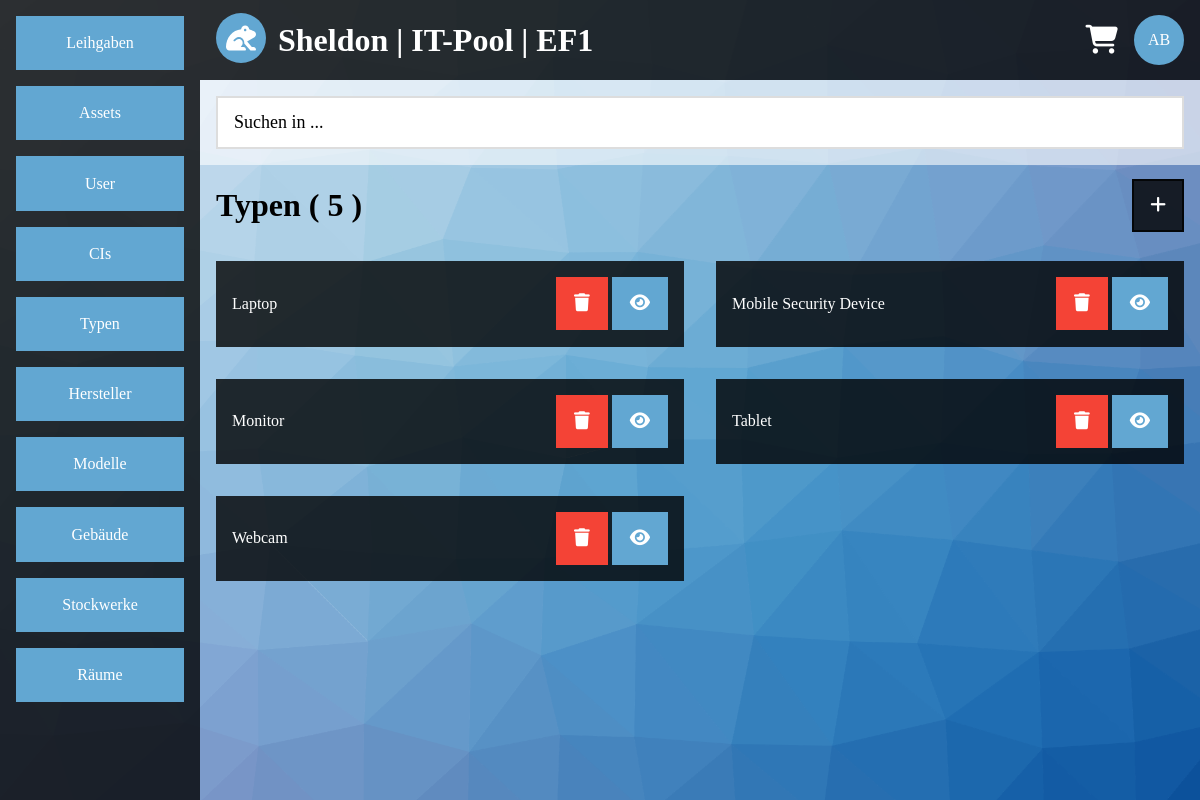
/list.php?category=type&site=0&amount=5 (signed in), run on the app's committed database.
### tables this page shows
CREATE TABLE IF NOT EXISTS `type` (
  `type_id` int(11) NOT NULL AUTO_INCREMENT,
  `type_name` varchar(200) NOT NULL,
  PRIMARY KEY (`type_id`),
  UNIQUE KEY `type_name` (`type_name`)
);

### list.php (the view, shortened to what this page needs)
<?php
require($_SERVER['DOCUMENT_ROOT'].'/include/config.inc.php');
$output = '';
$sql = mysqli_connect($app_sqlhost,$app_sqluser,$app_sqlpasswd,$app_sqldb);
if(!$sql)
{
	$output .= '<div class="container">';
	$output .= '<div class="content-center container white-alpha">';
	$output .= '<h1>Error</h1>';
	$output .= '<div class="panel black-alpha">';
	$output .= '<p>Es konnte keine Datenbankverbindung hergestellt werden.</p>';
	$output .= '</div>';
	$output .= '</div>';
	$output .= '</div>';
}
else
{
	$sql->query('SET NAMES UTF8');
	if(!empty($_GET))
	{
		if(empty($_GET['category']) || $_GET['site'] == "" || empty($_GET['amount']))
		{
			$output .= '<div class="container">';
			$output .= '<div class="content-center container white-alpha">';
			$output .= '<h1>Error</h1>';
			$output .= '<div class="panel black-alpha">';
			$output .= '<p>Es wurden nicht alle Daten gesendet.</p>';
			$output .= '</div>';
			$output .= '</div>';
			$output .= '</div>';
		}
		else
		{
			if(preg_match('/[^a-z]/',$_GET['category']) == 0)
			{
				$allowed_category = array('lend','asset','user','vendor','model','type','building','floor','room','ci');
				if(in_array($_GET['category'],$allowed_category))
				{
					if(preg_match('/[^0-9]/',$_GET['site']) == 0)
					{
						if(preg_match('/[^0-9]/',$_GET['amount']) == 0)
						{
							$allowed_amount = array(5,10,15);
							if(in_array($_GET['amount'],$allowed_amount))
							{
								$category_german = array('Leihgaben','Assets','User','Hersteller','Modelle','Typen','Geb&auml;ude','Stockwerke','R&auml;ume','CIs');
								$array_key = array_search($_GET['category'],$allowed_category);
								$archived_input = '';
								if($_GET['category'] == $allowed_category[0])
								{
									if($_GET['archived'] == "")
									{
										header('location:http://'.$_SERVER['HTTP_HOST'].'/list.php?category=lend&site=0&amount=5&archived=0');
										exit;
									}
									else
									{
										if(preg_match('/[^0-9]/',$_GET['archived']) == 0)
										{
											$allowed_archived = array(0,1);
											if(in_array($_GET['archived'],$allowed_archived))
											{
												$archived_input .= '<input type="hidden" name="archived" value="'.$_GET['archived'].'"/>';
												$query = sprintf("
												SELECT lend_id
												FROM lend
												WHERE lend_archived = '%s';",
												$sql->real_escape_string($_GET['archived']));
												$result = $sql->query($query);
												$amount_gs = mysqli_num_rows($result);
												if($amount_gs > 0)
												{
													if($_GET['site']*$_GET['amount'] >= $amount_gs)
													{
														$_GET['site'] = 0;
													}
													$i = 0;
													$output .= '<div class="container">';
													$output .= '<table class="block"><tr>';
													if($_GET['archived'] == $allowed_archived[0])
													{
														$output .= '<td class="col-l6"><h1>aktive '.$category_german[$array_key].' ( '.$amount_gs.' )</h1></td>';
														$output .= '<td class="col-l6 text-right"><a class="btn-default border border-black-alpha black-alpha hover-white-alpha hover-text-black-alpha" href="list.php?category='.$_GET['category'].'&site=0&amount=5&archived=1"><i class="fa-solid fa-file-zipper"></i></a></td>';
													}
													else if($_GET['archived'] == $allowed_archived[1])
													{
														$output .= '<td class="col-l6"><h1>archivierte '.$category_german[$array_key].' ( '.$amount_gs.' )</h1></td>';
														$output .= '<td class="col-l6 text-right"><a class="btn-default border border-black-alpha black-alpha hover-white-alpha hover-text-black-alpha" href="list.php?category='.$_GET['category'].'&site=0&amount=5&archived=0"><i class="fas fa-clock"></i></a></td>';
													}
													$output .= '</tr></table>';
													$output .= '</div>';
													$output .= '<ul class="flex block">';
													$query = sprintf("
													SELECT lend_id,user_name,user_vname,lend_user_id,lend_start
													FROM lend
													INNER JOIN user ON user_id = lend_user_id
													WHERE lend_archived = '%s'
													LIMIT %s,%s;",
													$sql->real_escape_string($_GET['archived']),
													$sql->real_escape_string($_GET['site']*$_GET['amount']),
													$sql->real_escape_string($_GET['amount']));
													$result = $sql->query($query);
													while($row = $result->fetch_array(MYSQLI_ASSOC))
													{
														$lend_start = date('d.m.Y',strtotime($row['lend_start']));
														if($i == 2)
														{
															$output .= '</ul>';
															$output .= '<ul class="flex block">';
															$i = 0;
														}
														$output .= '<li class="col-s12 col-m6 col-l6">';
														$output .= '<div class="text-center-medium text-center-small margin container display-container black-alpha">';
														$output .= '<p>'.$row['lend_user_id'].'</p>';
														$output .= '<p>'.$row['user_name'].', '.$row['user_vname'].'</p>';
														$output .= '<p>verliehen am '.$lend_start.'</p>';
														$output .= '<div class="container-large display-middle-right-large section-medium section-small">';
														$output .= '<a class="btn-default border border-light-blue light-blue hover-white hover-text-blue" href="view.php?category='.$_GET['category'].'&id='.$row['lend_id'].'"><i class="fas fa-eye"></i></a>';
														$output .= '</div>';
														$output .= '</div>';
														$output .= '</li>';
														$i++;
													}
													$output .= '</ul>';
												}
												else
												{
													$output .= '<div class="container">';
													$output .= '<div class="content-center container white-alpha">';
													$output .= '<h1>Info</h1>';
													$output .= '<div class="panel black-alpha">';
													$output .= '<p>Es wurden keine Eintr&auml;ge gefunden.</p>';
													$output .= '<p><a class="block btn-default border border-light-blue light-blue hover-white hover-text-blue" href="list.php?category='.$_GET['category'].'&site=0&amount=5&archived=0">aktive Leihgaben</a></p>';
													$output .= '<p><a class="block btn-default border border-light-blue light-blue hover-white hover-text-blue" href="list.php?category='.$_GET['category'].'&site=0&amount=5&archived=1">archivierte Leihgaben</a></p>';
													$output .= '</div>';
													$output .= '</div>';
													$output .= '</div>';
												}
											}
											else
											{
												header('location:http://'.$_SERVER['HTTP_HOST'].'/list.php?category=lend&site=0&amount=5&archived=0');
												exit;
											}
										}
										else
										{
											header('location:http://'.$_SERVER['HTTP_HOST'].'/list.php?category=lend&site=0&amount=5&archived=0');
											exit;
										}
									}
								}
								else
								{
									$query = sprintf("
									SELECT %s_id
									FROM %s;",
									$sql->real_escape_string($_GET['category']),
									$sql->real_escape_string($_GET['category']));
									$result = $sql->query($query);
									$amount_gs = mysqli_num_rows($result);
									if($amount_gs > 0)
									{
										$i = 0;
										$output .= '<div class="container">';
										$output .= '<table class="block"><tr>';
										$output .= '<td class="col-l6"><h1>'.$category_german[$array_key].' ( '.$amount_gs.' )</h1></td>';
										$output .= '<td class="col-l6"><div class="text-right"><a class="btn-default border border-black-alpha black-alpha hover-white-alpha hover-text-black-alpha" href="add.php?category='.$_GET['category'].'"><i class="fas fa-plus"></i></a></div></td>';
										$output .= '</tr></table>';
										$output .= '</div>';
										$output .= '<ul class="flex block">';
										if($_GET['category'] == $allowed_category[1])
										{
											$query = sprintf("
											SELECT asset_id,type_name,vendor_name,model_name,asset_serial,asset_locked
											FROM asset
											INNER JOIN type ON type_id = asset_type_id
											INNER JOIN vendor ON vendor_id = asset_vendor_id
											INNER JOIN model ON model_id = asset_model_id
											LIMIT %s,%s;",
											$sql->real_escape_string($_GET['site']*$_GET['amount']),
											$sql->real_escape_string($_GET['amount']));
											$result = $sql->query($query);
											while($row = $result->fetch_array(MYSQLI_ASSOC))
											{
												if($i == 2)
												{
													$output .= '</ul>';
													$output .= '<ul class="flex block">';
													$i = 0;
												}
												$output .= '<li class="col-s12 col-m6 col-l6">';
												$output .= '<div class="text-center-medium text-center-small margin container display-container black-alpha">';
												$output .= '<p>'.$row['type_name'].' / '.$row['vendor_name'].' / '.$row['model_name'].'</p>';
												$output .= '<p>'.$row['asset_serial'].'</p>';
												$output .= '<div class="container-large display-middle-right-large section-medium section-small">';
												$output .= '<a class="btn-default border border-red red hover-white hover-text-red" href="del.php?category='.$_GET['category'].'&id='.$row['asset_id'].'&returnto='.urlencode('http://'.$_SERVER['HTTP_HOST'].'/list.php?category='.$_GET['category'].'&site='.$_GET['site'].'&amount='.$_GET['amount']).'"><i class="fas fa-trash"></i></a> ';
												$output .= '<a class="btn-default border border-light-blue light-blue hover-white hover-text-blue" href="view.php?category='.$_GET['category'].'&id='.$row['asset_id'].'&tab=general"><i class="fas fa-eye"></i></a> ';
												if(!$row['asset_locked'])
												{
													$output .= '<a class="btn-default border border-light-blue light-blue hover-white hover-text-blue" href="cart.php?aktion=add&category='.$_GET['category'].'&id='.$row['asset_id'].'"><i class="fas fa-shopping-cart"></i> <i class="fas fa-plus"></i></a>';
												}
												$output .= '</div>';
												$output .= '</div>';
												$output .= '</li>';
												$i++;
											}
										}
										else
										{
											$query = sprintf("
											SELECT %s_id,%s_name
											FROM %s
											LIMIT %s,%s;",
											$sql->real_escape_string($_GET['category']),
											$sql->real_escape_string($_GET['category']),
											$sql->real_escape_string($_GET['category']),
											$sql->real_escape_string($_GET['site']*$_GET['amount']),
											$sql->real_escape_string($_GET['amount']));
											$result = $sql->query($query);
											while($row = $result->fetch_array(MYSQLI_NUM))
											{
												if($i == 2)
												{
													$output .= '</ul>';
													$output .= '<ul class="flex block">';
													$i = 0;
												}
												$output .= '<li class="col-s12 col-m6 col-l6">';
												$output .= '<div class="margin container black-alpha">';
												$output .= '<table class="block">';
												$output .= '<tr>';
												$output .= '<td>';
												$output .= '<p>'.$row[1].'</p>';
												$output .= '</td>';
												$output .= '<td>';
												$output .= '<p class="text-right">';
												$output .= '<a class="btn-default border border-red red hover-white hover-text-red" href="del.php?category='.$_GET['category'].'&id='.$row[0].'&returnto='.urlencode('http://'.$_SERVER['HTTP_HOST'].'/list.php?category='.$_GET['category'].'&site='.$_GET['site'].'&amount='.$_GET['amount']).'"><i class="fas fa-trash"></i></a> ';
												$output .= '<a class="btn-default border border-light-blue light-blue hover-white hover-text-blue" href="view.php?category='.$_GET['category'].'&id='.$row[0].'"><i class="fas fa-eye"></i></a>';
												$output .= '</p>';
												$output .= '</td>';
												$output .= '</tr>';
												$output .= '</table>';
												$output .= '</div>';
												$output .= '</li>';
												$i++;
											}
										}
										$output .= '</ul>';
									}
								}
							}
						}
					}
				}
			}
		}
	}
}
?>
<!DOCTYPE HTML>
<html lang="de">
	<head>
		<?php
		require($_SERVER['DOCUMENT_ROOT'].'/include/head.inc.php');
		?>
	</head>
	<body>
		<?php
		require($_SERVER['DOCUMENT_ROOT'].'/include/body.inc.php');
		?>
	</body>
</html>

### css/main.css (style rules this page uses)
* { box-sizing:border-box; }
html,body { margin:0; height:100vh; }
a { text-decoration:none; color:inherit; }
table { border-spacing:0px; margin:0; padding:0; }
table td { padding:0; }
ul { padding:0; margin:0; list-style-type:none; }
ul.flex, ul.flex-center { display:flex; flex-direction:row; }
ul.flex { flex-wrap:wrap; }
.block { width:100%; }
.container { padding:.1px 16px; display:block; }
.margin { margin:16px; }
.btn-default { display:inline-block; border:none; text-decoration:none; text-align:center; font-size:18px; padding:14px 16px; cursor:pointer; }
.black-alpha { background-color:rgba(0,0,0,0.8); color:#ffffff; }
.red { background-color:#f44336; color:#ffffff; }
.light-blue { background-color:#62a7d2; color:#ffffff; }
.border { border-width:2px; border-style:solid; }
.border-light-blue { border-color:#62a7d2; }
.border-red { border-color:#f44336; }
.border-black-alpha { border-color:rgba(0,0,0,0.8); }
.text-right { text-align:right; }
@media (min-width:993px) { .col-l6 { width:50%; } }

### data on the page
type: type_name "Laptop"
type: type_name "Mobile Security Device"
type: type_name "Monitor"
type: type_name "Tablet"
type: type_name "Webcam"

### other printed values
$app_org "EF1"
$initials "AB"
$category_german[$array_key] "Typen"
$amount_gs "5"
